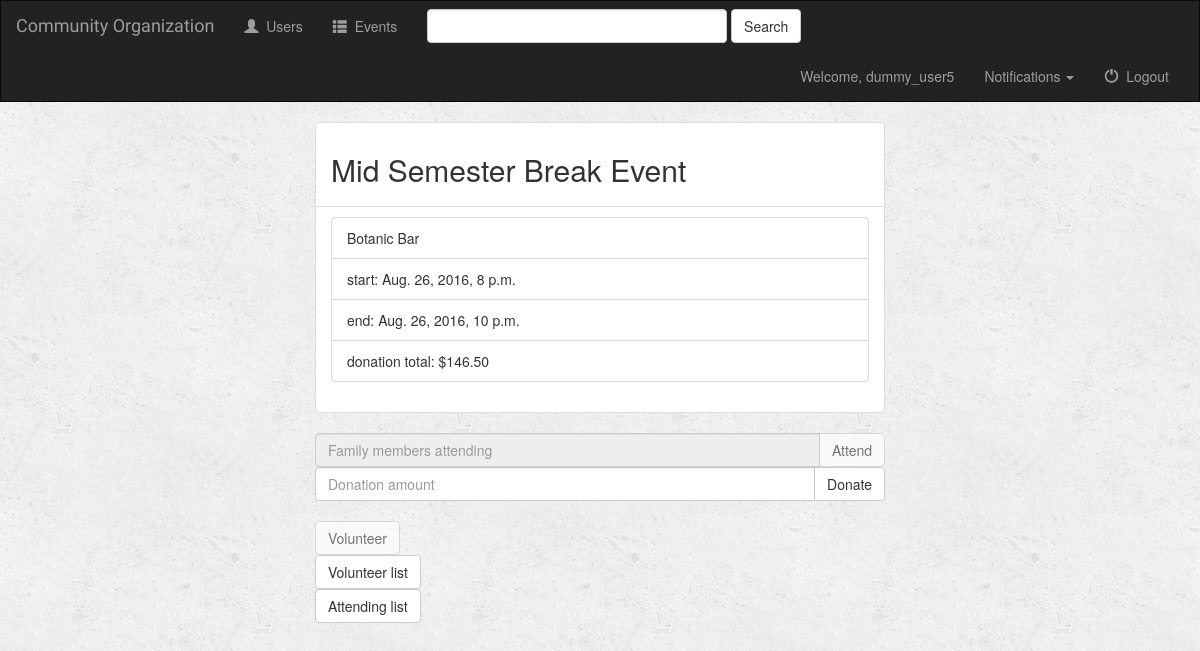
Screenshot of /events/1/ (signed in) with the database file from the repository.
### events/models.py (models this page shows, shortened)
class Event(models.Model):
    event_name = models.CharField(max_length=100)
    event_location = models.CharField(max_length=500)
    event_cost = models.DecimalField(max_digits=7, decimal_places=2, default=0.0)
    start_date = models.DateTimeField('start date')
    end_date = models.DateTimeField('end date')

### events/views.py (the view)
# urls.py: url(r'^(?P<event_id>[0-9]+)/$', views.event_view, name='event_view'),
def event_view(request, event_id):
    try:
        event = Event.objects.get(id=event_id)
        donation = event_donation_total(event)
        is_attending = None
        is_volunteering = None
        if request.user.is_authenticated:
            data = UserData.objects.get(user=request.user)
            is_attending = Event.objects.filter(userattending__user=data, id=event_id).exists()
            is_volunteering = Event.objects.filter(userdata__user=request.user).exists()
    except Event.DoesNotExist:
        raise Http404("Event does not exist")
    context = {
        'event': event,
        'donation': donation,
        'user': request.user,
        'is_attending': is_attending,
        'is_volunteering': is_volunteering,
    }
    return render(request, 'events/eventPage.html', context)

### events/utils.py (called while the page is built)
def event_donation_total(event):
	donations = 0
	for event_donation in UserDonation.objects.filter(event=event):
		donations += event_donation.donation
	return donations

### events/templates/events/eventPage.html (shortened to what this page needs)
{% extends 'events/base.html' %}
{% block body %}
    <div class="container-fluid">
        <div class="row">
            <div class="col-md-6 col-md-offset-3">
                <ul class="list-group">
                    <li class="list-group-item"><h2 class="form-signin-heading">{{ event.event_name }}</h2></li>
                    <li class="list-group-item">
                        <ul class="list-group">
                            <li class="list-group-item">{{ event.event_location }}</li>
                            <li class="list-group-item">start: {{ event.start_date }}</li>
                            <li class="list-group-item">end: {{ event.end_date }}</li>
                            <li class="list-group-item">donation total: ${{ donation }}</li>
                        </ul>
                    </li>
                </ul>
            </div>
        </div>
        <div class="row">
            <div class="col-md-6 col-md-offset-3">
                {% if is_attending %}
                    <fieldset disabled>
                {% endif %}
                <form action="{% url 'event_attend_view' event.id %}" method="post" class="form">
                    <div class="input-group">
                        <input type="number" name="amount" class="form-control"
                               placeholder="Family members attending"><br>
                        <span class="input-group-btn">
    					<button type="submit" name="submit" class="btn btn-default">Attend</button>
    				</span>
                    </div>
                </form>
                {% if is_attending %}
                    </fieldset>
                {% endif %}
                <form action="{% url 'event_donate_view' event.id %}" method="post" class="form">
                    <div class="input-group">
                        <input type="number" step="0.01" name="amount" class="form-control"
                               placeholder="Donation amount"><br>
                        <span class="input-group-btn">
					    <button type="submit" name="submit" class="btn btn-default">Donate</button>
				    </span>
                    </div>
                </form>
                {% if is_volunteering %}
                    <fieldset disabled>
                {% endif %}
                <form action="{% url 'event_volunteer_view' event.id %}">
                    <button type="submit" name="submit" class="btn btn-default">Volunteer</button>
                </form>
                {% if is_volunteering %}
                    </fieldset>
                {% endif %}
                <form action="{% url 'event_volunteer_list_view' event.id %}">
                    <button type="submit" name="submit" class="btn btn-default">Volunteer list</button>
                </form>
                <form action="{% url 'event_attendee_list_view' event.id %}">
                    <button type="submit" name="submit" class="btn btn-default">Attending list</button>
                </form>
            </div>
        </div>
    </div>
{% endblock %}

### events/templates/events/base.html (shortened to what this page needs)
{% load notifications_tags %}
<!DOCTYPE html>
<html lang="en">
<head>
    {% load staticfiles %}
    <link rel="stylesheet" href="https://maxcdn.bootstrapcdn.com/bootstrap/3.3.7/css/bootstrap.min.css">
    <link rel="stylesheet" type="text/css" href="{% static 'style.css' %}"/>
    <link rel="stylesheet" type="text/css" href="{% static 'custom_style.css' %}"/>
</head>
<body>
<nav class="navbar navbar-inverse">
    <div class="container-fluid">
        <div class="navbar-header">
            <a class="navbar-brand" href="{% url 'event_list_view' %}">Community Organization</a>
        </div>
        <div class="collapse navbar-collapse" id="topNavBar">
            <ul class="nav navbar-nav">
                <li class="{% block user_active %}{% endblock %}"><a href="{% url 'user_view' %}"><span class="glyphicon glyphicon-user" aria-hidden="true"></span>&nbsp; Users</a></li>
                <li class="{% block event_list %}{% endblock %}"><a href="{% url 'event_list_view' %}"><span class="glyphicon glyphicon-th-list" aria-hidden="true"></span>&nbsp; Events</a></li>
            </ul>
            <form class="navbar-form navbar-left" role="search" method="get" action="{% url 'event_list_view' %}">
                <div class="form-group">
                    <input type="text" class="form-control" name="q" value="{{ request.GET.q }}">
                </div>
                <button type="submit" class="btn btn-default">Search</button>
            </form>
            <ul class="nav navbar-nav navbar-right">
                {% if user.is_authenticated %}
                    <li>
                        <a href="#">
                            Welcome, {{ user.username }}
                        </a>
                    </li>
                    <li>
                        <a href="#" class="dropdown-toggle" type="button" data-toggle="dropdown">
                            {% notifications_unread %} Notifications
                            <span class="caret"></span>
                        </a>
                    </li>
                    <li>
                        <a href="{% url 'user_logout_view' %}">
                            <span class="glyphicon glyphicon-off" aria-hidden="true"></span>&nbsp; Logout
                        </a>
                    </li>
                {% else %}
                <li class="{% block user_login_active %}{% endblock %}">
                    <a href="{% url 'user_login_view' %}">
                        <span class="glyphicon glyphicon-log-in" aria-hidden="true"></span>&nbsp; User Login
                    </a>
                </li>
                {% endif %}
            </ul>
        </div>
    </div>
</nav>
{% block body %}
{% endblock %}
</body>
</html>

### events/static/style.css (style rules this page uses)
body { background: white url("images/background.png"); }
.navbar { border-radius: 0; }
.navbar-brand { font-family: 'Satisfy', cursive; }

### events/static/custom_style.css (style rules this page uses)
* { margin: 0; padding: 0; }
.form-group > .form-control { width: 25vw; max-width: 480px; }

### rows the page displays
Event: event_name "Mid Semester Break Event", event_location "Botanic Bar", start_date "Aug. 26, 2016, 8 p.m.", end_date "Aug. 26, 2016, 10 p.m."

### other values shown
{{ user.username }} "dummy_user5"
{{ donation }} "146.50"
